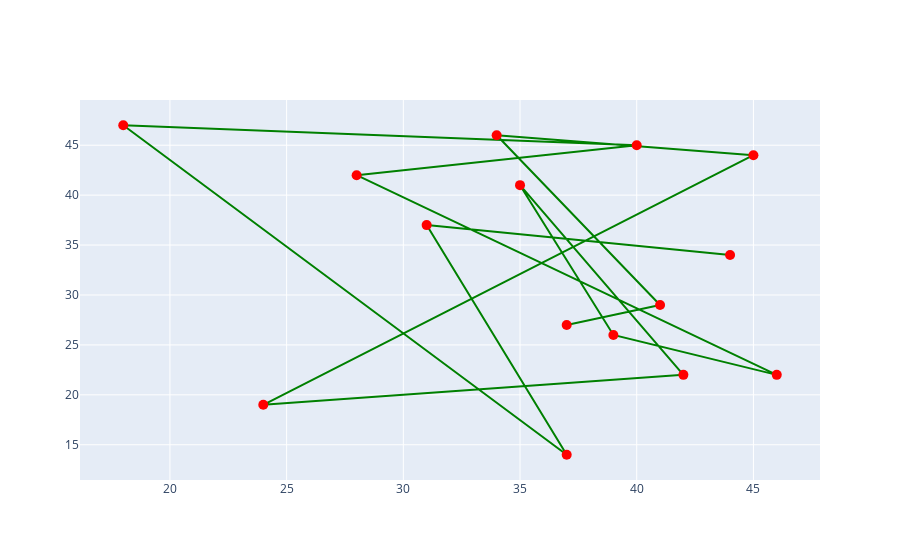

Here is the notebook cell this chart was saved with:
### Code cell
fig = go.Figure(
    data = go.Scatter(
        x = abc, 
        y = xyz, 
        mode = "markers+lines", 
        marker = dict(color = "red", size = 10),
        hoverinfo = "x+y",
        line = dict(color = "green")
    ))
fig.show()

### Figure 1 — Plotly figure (JSON) as saved in the notebook; plotly's stock layout.template omitted (floating-point values rounded to 4 significant figures)
{"data": [{"hoverinfo": "x+y", "line": {"color": "green"}, "marker": {"color": "red", "size": 10}, "mode": "markers+lines", "type": "scatter", "x": [44, 31, 37, 18, 40, 28, 46, 39, 35, 42, 24, 45, 34, 41, 37], "y": [34, 37, 14, 47, 45, 42, 22, 26, 41, 22, 19, 44, 46, 29, 27]}], "layout": {"autosize": true, "xaxis": {"autorange": true, "range": [16.22, 47.78], "type": "linear"}, "yaxis": {"autorange": true, "range": [10.63, 50.37], "type": "linear"}}}
